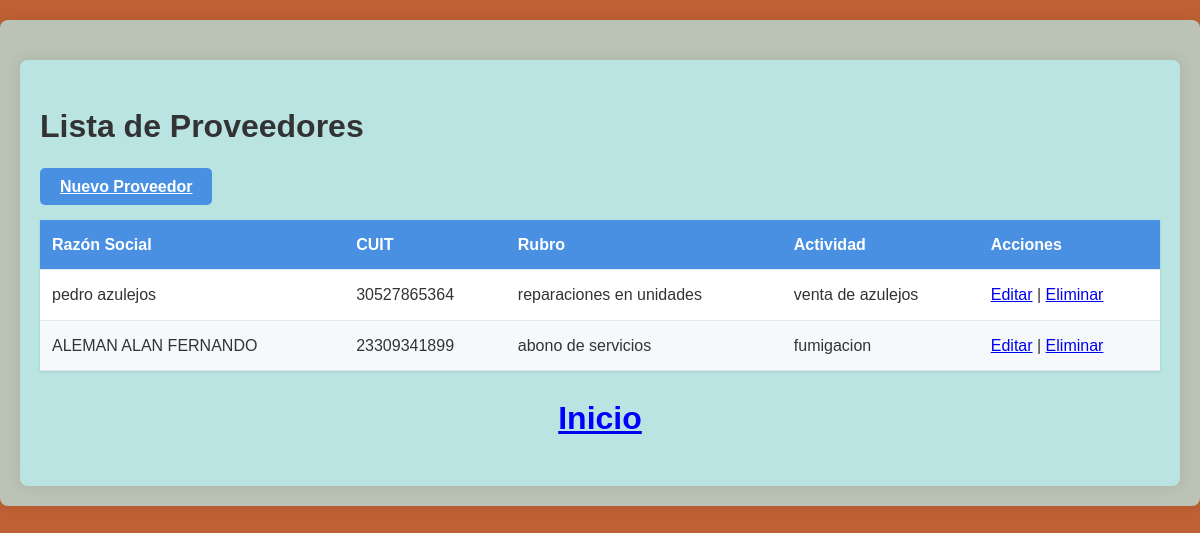
/proveedores/, run on an earlier commit of the app's database.
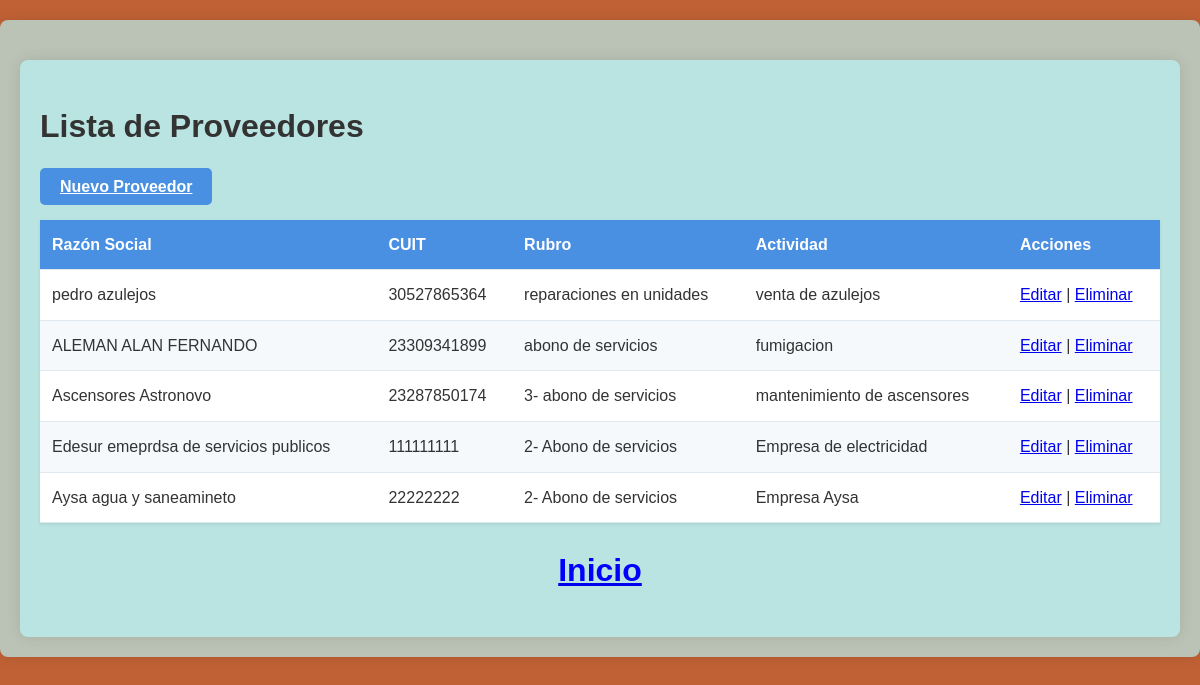
And on a later commit of the database.
### tienda/models.py (models this page shows, shortened)
class Proveedor(models.Model):
    razon_social = models.CharField(max_length=150, blank=True, null=True)  # Opcional
    cuit = models.CharField(max_length=11, unique=True)  # CUIT único
    rubro = models.CharField(max_length=100, blank=True, null=True)  # Opcional
    actividad = models.TextField(blank=True, null=True)  # Campo largo opcional

### tienda/views.py (the view)
# urls.py: path('proveedores/', views.lista_proveedores, name='lista_proveedores'),
def lista_proveedores(request):
    try:
        proveedores = Proveedor.objects.all()
        print("Proveedores encontrados:", proveedores.count())
        for p in proveedores:
            print(f"Proveedor: {p.razon_social}")
        return render(request, 'tienda/proveedores/lista_proveedores.html', {'proveedores': proveedores})
    except Exception as e:
        print("Error en lista_proveedores:", str(e))
        return render(request, 'tienda/proveedores/lista_proveedores.html', {'error': str(e)})

### tienda/templates/tienda/proveedores/lista_proveedores.html (shortened to what this page needs)
{% extends 'tienda/base.html' %}
{% block contenido %}
<div class="container mt-4">
    <h1>Lista de Proveedores</h1>
    <a href="{% url 'tienda:crear_proveedor' %}" class="btn btn-primary">Nuevo Proveedor</a>
    {% if proveedores %}
        <table class="table">
            <thead>
                <tr>
                    <th>Razón Social</th>
                    <th>CUIT</th>
                    <th>Rubro</th>
                    <th>Actividad</th>
                    <th>Acciones</th>
                </tr>
            </thead>
            <tbody>
                {% for proveedor in proveedores %}
                    <tr>
                        <td>{{ proveedor.razon_social }}</td>
                        <td>{{ proveedor.cuit }}</td>
                        <td>{{ proveedor.rubro }}</td>
                        <td>{{ proveedor.actividad }}</td>
                        <td>
                            <a href="{% url 'tienda:editar_proveedor' proveedor.id %}">Editar</a> |
                            <a href="{% url 'tienda:eliminar_proveedor' proveedor.id %}">Eliminar</a>
                        </td>
                    </tr>
                {% endfor %}
            </tbody>
        </table>
    {% else %}
        <p>No hay proveedores registrados.</p>
    {% endif %}
    <a href="{% url 'tienda:index' %}"> <h1 style="color: blue; text-align: center;">Inicio</h1></a>
</div>
{% endblock %}

What changed in the data, as far as the page shows it:
added Proveedor: razon_social "Ascensores Astronovo", cuit "23287850174", rubro "3- abono de servicios", actividad "mantenimiento de ascensores"
added Proveedor: razon_social "Edesur emeprdsa de servicios publicos", cuit "111111111", rubro "2- Abono de servicios", actividad "Empresa de electricidad"
added Proveedor: razon_social "Aysa agua y saneamineto", cuit "22222222", rubro "2- Abono de servicios", actividad "Empresa Aysa"
